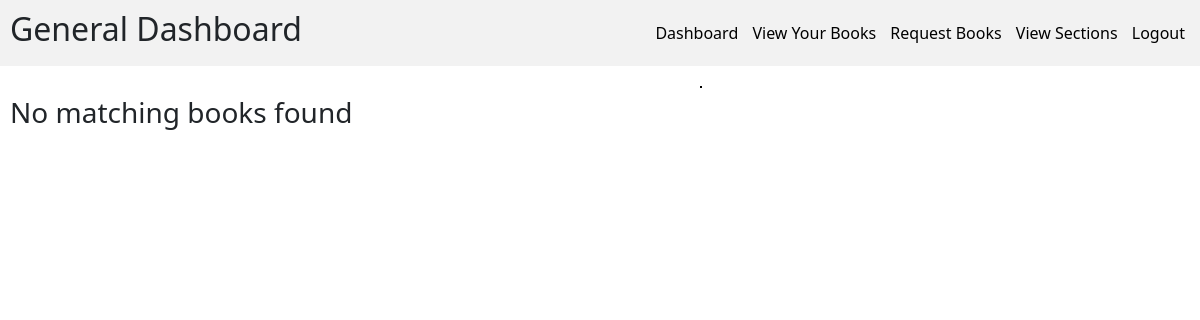
The page /viewBooks/0/search/ (signed in) on the database as committed earlier.
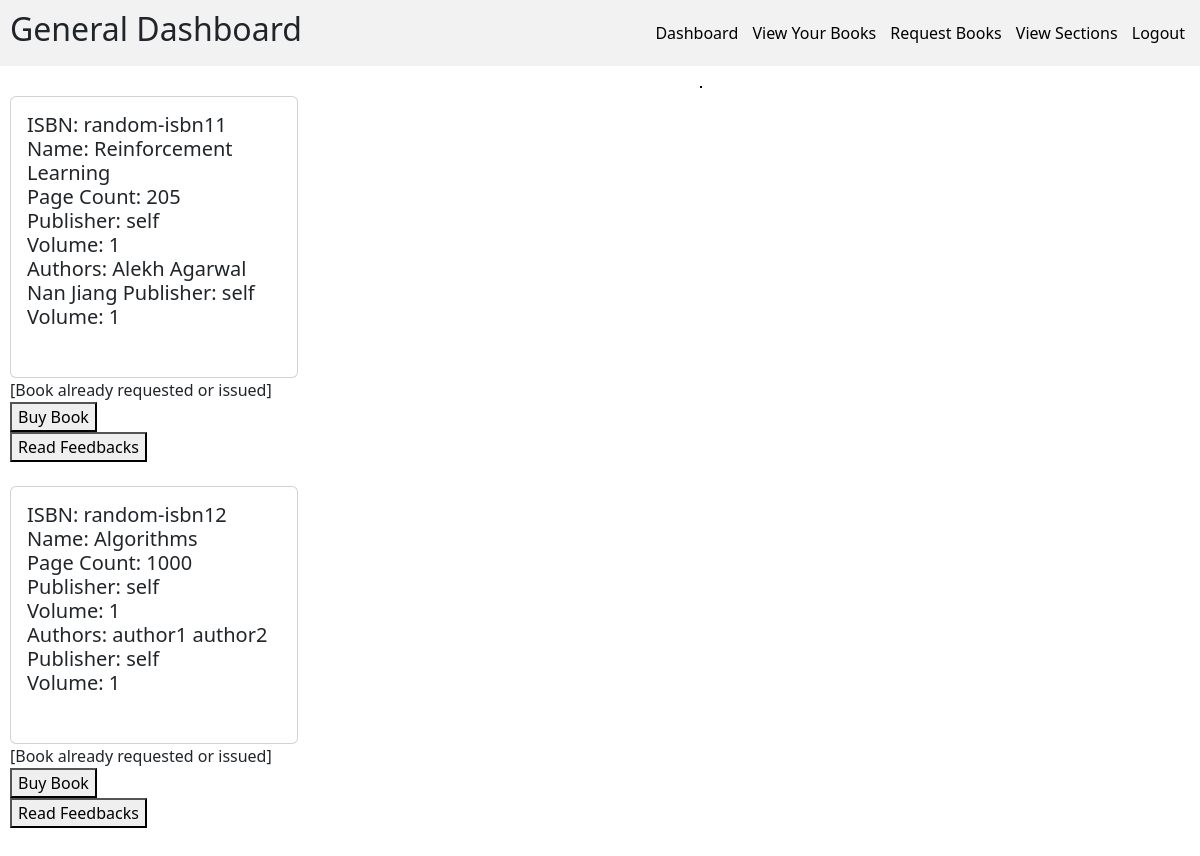
The same page on the database as committed later.
### models.py (models this page shows)
class BookModel(db.Model):
    __tablename__ = "book"
    id = Column(Integer, primary_key=True, autoincrement=True)
    isbn = Column(String(13), nullable=False, unique=True)
    name = Column(String(100), nullable=False)
    page_count = Column(Integer, nullable=False)
    content = Column(String, nullable=False)
    publisher = Column(String(100), nullable=False)
    volume = Column(Integer, nullable = False)
    section_id = Column(Integer, ForeignKey("section.id"), nullable=False)
    search_word = Column(String(500), nullable=False)
    price = Column(Integer, nullable=False)

class BookAuthorModel(db.Model):
    __tablename__ = "book_author"
    book_id = Column(Integer, ForeignKey("book.id"), primary_key=True)
    author_name = Column(String(40), primary_key=True)
    search_word = Column(String(40), nullable=False)

class BookIssueModel(db.Model):
    __tablename__ = "book_issue"
    book_id = Column(Integer, ForeignKey("book.id"), primary_key=True)
    uid = Column(Integer, ForeignKey("user_login.id"), primary_key=True)
    date_of_issue = Column(Date, nullable=False)
    date_of_return = Column(Date, nullable=False)

### app.py (the view)
@app.route("/viewBooks/<section_id>/search/", methods=["GET"])
@login_required
def searchViewBooks(section_id):
    book_authors = get_all_book_authors()
    search_word = request.args.get("search_word", default="")
    books = findBooks(search_word, filter_section=section_id)
    user_info = UserInfoModel.query.filter_by(uid=current_user.id).first()
    if not user_info:
        flash("User Info not found")
        return redirect("/")
    book_issues = BookIssueModel.query.filter_by(uid=current_user.id).all()
    book_requests = BookRequestsModel.query.filter_by(uid=current_user.id).all()
    my_books = []
    for book_issue in book_issues:
        my_books.append(book_issue)
    for book_request in book_requests:
        my_books.append(book_request)
    return render_template(
        "search_viewBooks.html",
        books=books,
        book_authors=book_authors,
        role=user_info.role,
        my_books=my_books,
    )

### app.py (called while the page is built)
def raw(input: str) -> str:
    return input.lower().replace(" ", "")

def get_all_book_authors():
    return BookAuthorModel.query.all()

### blueprints/api.py (called while the page is built)
@login_manager.user_loader
def load_user(id):
    return UserLoginModel.query.get(id)

### templates/search_viewBooks.html (shortened to what this page needs)
{% if role == "Librarian" %}
{% extends "librarianBase.html" %}
{% else %}
{% extends "generalBase.html" %}
{% endif %}
{% block content %}
<div>
    {% if not books: %}
    <h3>No matching books found</h3>
    {% else %}
    {% for book in books: %}
    <div class="card" style="width: 18rem;">
        <div class="card-body">
            <h5>
                ISBN: {{book.isbn}} <br>
                Name: {{book.name}} <br>
                Page Count: {{book.page_count}} <br>
                Publisher: {{book.publisher}} <br>
                Volume: {{book.volume}} <br>
                Authors:
                {% for book_author in book_authors %}
                    {% if book_author.book_id == book.id: %}
                    {{book_author.author_name}}
                    {% endif %}
                {% endfor %}
                Publisher: {{book.publisher}}<br>
                Volume: {{book.volume}}<br>
                <br>
            </h5>
        </div>
    </div>
    <div>
        {% if role == "General" %}
        {% for my_book in my_books if my_book.book_id == book.id %}
        [Book already requested or issued] <br>
        {% else %}
        <a href="/requestBook?id={{book.id}}"><button>Request Book</button></a> <br>
        {% endfor %}
        <a href="/buyBook?id={{book.id}}"><button>Buy Book</button></a> <br>
        {% endif %}
        <a href="/readFeedback?id={{book.id}}"><button>Read Feedbacks</button></a>
    </div>
    <br>
    {% endfor %}
    <br>
    {% endif %}
</div>
{% endblock %}

Rows that differ between the two databases and show on the page:
added BookModel: isbn "random-isbn11", name "Reinforcement Learning", page_count "205", publisher "self", volume "1"
added BookAuthorModel: author_name "Alekh Agarwal", shown under "random-isbn11"
added BookAuthorModel: author_name "Nan Jiang", shown under "random-isbn11"
added BookModel: isbn "random-isbn12", name "Algorithms", page_count "1000", publisher "self", volume "1"
added BookAuthorModel: author_name "author1", shown under "random-isbn12"
added BookAuthorModel: author_name "author2", shown under "random-isbn12"
Other text that changed with them:
text no longer shown: "No matching books found"
